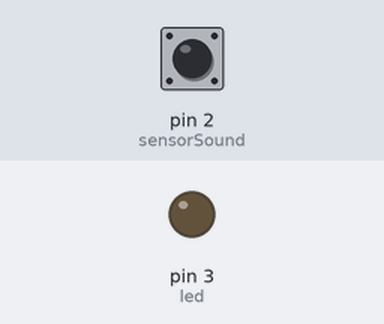
The sketch below on a simulated Arduino Uno, built with avr-gcc and run on an emulated ATmega328P. On the bench: output pins drawn as LEDs (lit = HIGH). The inputs (shaded band) are chosen by the test bench; at power-on: pin 2 (sensorSound) LOW.

Above: at 1.2 s.
1.3 s: pin 2 (sensorSound) driven HIGH
At 2.2 s:
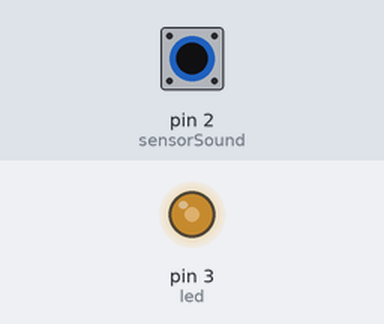
2.8 s: pin 2 (sensorSound) pulsed LOW 2 times (0.12 s each, 0.3 s apart)
At 3.21 s:
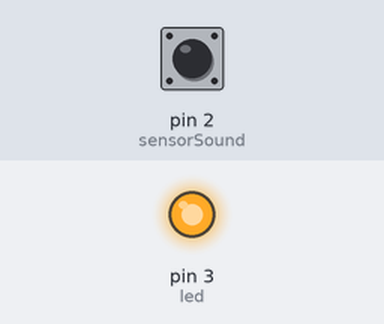
5.8 s: pin 2 (sensorSound) driven LOW
At 6.4 s:
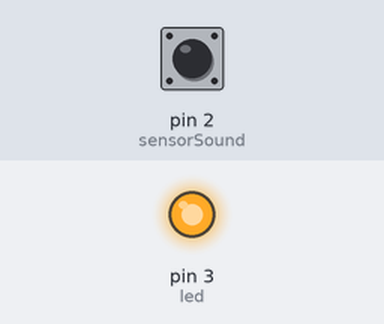
Timing chart, 0 to 8.8 s (numbered marks = the images above; inputs shaded):
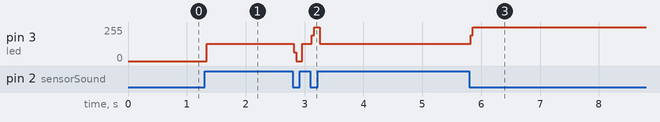

Measured:
- after the input at 1.3 s, pin 3 (led): 0/255 → 128/255 at once
- after the input at 2.8 s, pin 3 (led): 128/255 → 0/255 at once, → 128/255 0.14 s later, → 255/255 0.16 s later, → 128/255 0.14 s later
- after the input at 5.8 s, pin 3 (led): 128/255 → 255/255 at once

The sketch:

sketch_jul4a.ino
```cpp
#define sensorSound 2
#define led 3
int stateLed;
void setup() {
  // put your setup code here, to run once:
  pinMode(sensorSound, INPUT);
  pinMode(led,OUTPUT);

}

void loop() {
  // put your main code here, to run repeatedly:
  stateLed = digitalRead(led);
  if(digitalRead(sensorSound)){
    digitalWrite(led , !stateLed);
  }
}
```
